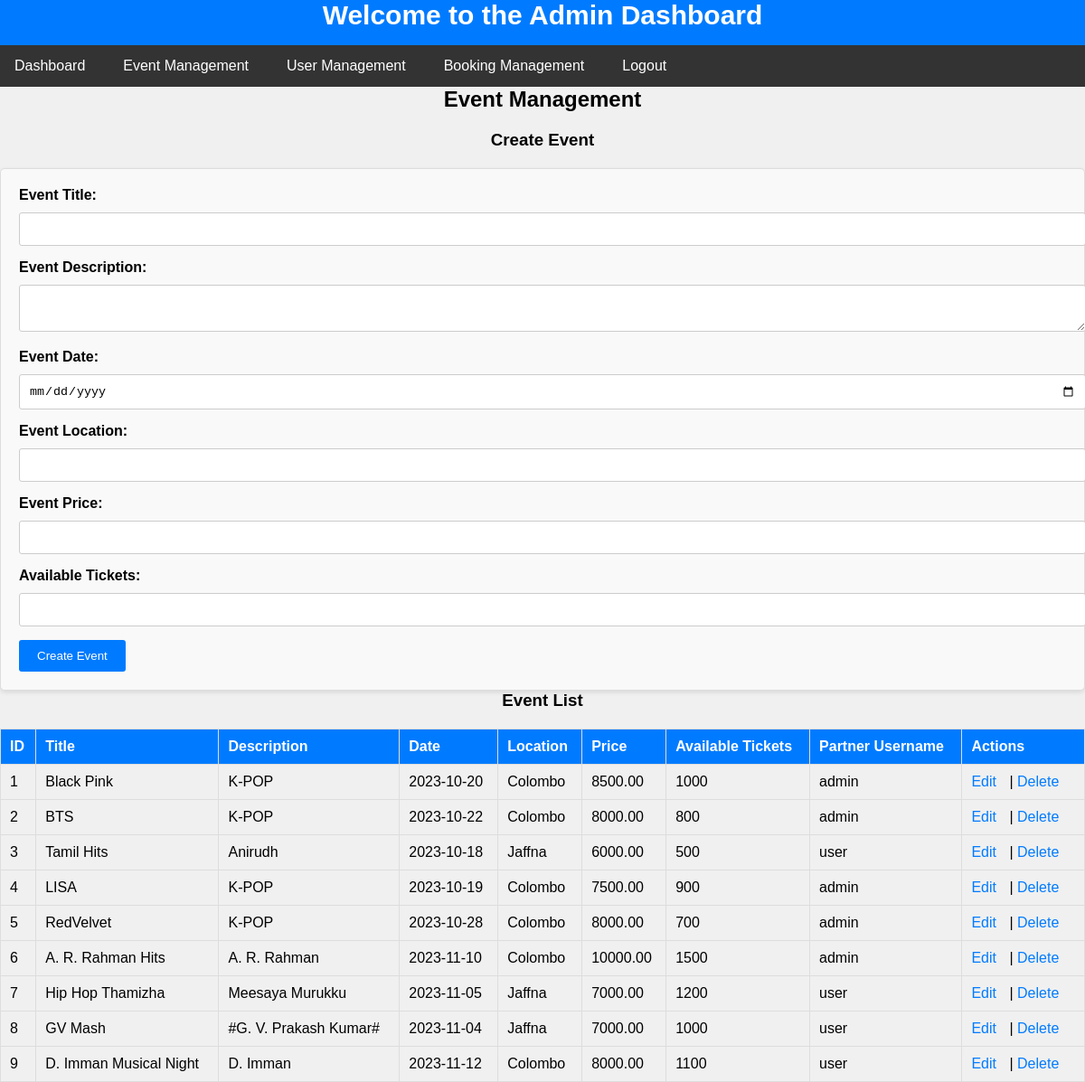
/event_management.php (signed in), run on the app's committed database.
### tables this page shows
CREATE TABLE `events` (
  `id` int(11) NOT NULL,
  `title` varchar(255) NOT NULL,
  `description` text NOT NULL,
  `date` date NOT NULL,
  `location` varchar(255) NOT NULL,
  `price` decimal(10,2) NOT NULL,
  `available_tickets` int(11) NOT NULL,
  `user_id` int(11) NOT NULL
);

CREATE TABLE `users` (
  `id` int(11) NOT NULL,
  `username` varchar(255) NOT NULL,
  `email` varchar(255) NOT NULL,
  `password` varchar(255) NOT NULL,
  `role` enum('admin','partner','customer') NOT NULL
);

### event_management.php (the view, shortened to what this page needs)
<?php
require_once('db_connection.php');
function fetchEventsWithUsernames($conn) {
    $sql = "SELECT e.id, e.title, e.description, e.date, e.location, e.price, e.available_tickets, u.username
            FROM events e
            JOIN users u ON e.user_id = u.id";
    $result = $conn->query($sql);
    $events = [];
    if ($result->num_rows > 0) {
        while ($row = $result->fetch_assoc()) {
            $events[] = $row;
        }
    }
    return $events;
}
$events = fetchEventsWithUsernames($conn);
?>
<!DOCTYPE html>
<html>
<head>
    <link rel="stylesheet" href="style_nav.css">
    <link rel="stylesheet" href="style_em.css">
</head>
<body>
<h2 class="dashboard-heading">Welcome to the Admin Dashboard</h2>
<nav class="main-menu">
    <ul>
        <li><a href="admin_dashboard.php">Dashboard</a></li>
        <li><a href="event_management.php">Event Management</a></li>
        <li><a href="user_management.php">User Management</a></li>
        <li><a href="admin_managebookings.php">Booking Management</a></li>
        <li><a href="logout.php">Logout</a></li>
    </ul>
</nav>
    <h2>Event Management</h2>
    <h3>Create Event</h3>
    <form method="POST" action="event_management.php">
        <label for="title">Event Title:</label>
        <input type="text" name="title" required><br>
        <label for="description">Event Description:</label>
        <textarea name="description" required></textarea><br>
        <label for="date">Event Date:</label>
        <input type="date" name="date" required><br>
        <label for="location">Event Location:</label>
        <input type="text" name="location" required><br>
        <label for="price">Event Price:</label>
        <input type="number" name="price" step="0.01" required><br>
        <label for="available_tickets">Available Tickets:</label>
        <input type="number" name="available_tickets" required><br>
        <input type="submit" name="create_event" value="Create Event">
    </form>
    <h3>Event List</h3>
    <table>
        <tr>
            <th>ID</th>
            <th>Title</th>
            <th>Description</th>
            <th>Date</th>
            <th>Location</th>
            <th>Price</th>
            <th>Available Tickets</th>
            <?php if ($_SESSION['role'] === 'admin') { ?>
                <th>Partner Username</th>
            <?php } ?>
            <th>Actions</th>
        </tr>
        <?php foreach ($events as $event) { ?>
            <tr>
                <td><?php echo $event['id']; ?></td>
                <td><?php echo $event['title']; ?></td>
                <td><?php echo $event['description']; ?></td>
                <td><?php echo $event['date']; ?></td>
                <td><?php echo $event['location']; ?></td>
                <td><?php echo $event['price']; ?></td>
                <td><?php echo $event['available_tickets']; ?></td>
                <?php if ($_SESSION['role'] === 'admin') { ?>
                    <td><?php echo $event['username']; ?></td>
                <?php } ?>
                <td>
                    <a href="event_management.php?edit_event=<?php echo $event['id']; ?>">Edit</a> |
                    <a href="event_management.php?delete_event=<?php echo $event['id']; ?>">Delete</a>
                </td>
            </tr>
        <?php } ?>
    </table>
</body>
</html>

### style_nav.css (style rules this page uses)
.dashboard-heading { font-size: 30px; color: #ffffff; margin-bottom: 0px; background-color: #007bff; text-align: center; height: 50px; margin-top: 0px; }
.main-menu { list-style-type: none; background-color: #333; overflow: hidden; }
.main-menu ul { list-style: none; padding: 0; margin: 0; text-align: right; }
.main-menu li { float: left; }
.main-menu a { display: block; color: #fff; text-align: center; padding: 14px 16px; text-decoration: none; }

### style_em.css (style rules this page uses)
body, ul, li, h1, h2, h3, p { margin: 0; padding: 0; }
body { font-family: Arial, sans-serif; background-color: #f0f0f0; }
h1, h2, h3 { text-align: center; margin-bottom: 20px; }
form { background-color: #f9f9f9; padding: 20px; border: 1px solid #ddd; border-radius: 5px; box-shadow: 0 2px 5px rgba(0, 0, 0, 0.1); }
label { display: block; font-weight: bold; margin-bottom: 10px; }
input[type="text"], input[type="date"], input[type="number"], textarea { width: 100%; padding: 10px; margin-bottom: 15px; border: 1px solid #ccc; border-radius: 3px; }
input[type="submit"] { background-color: #007BFF; color: #fff; padding: 10px 20px; border: none; border-radius: 3px; cursor: pointer; }
table { width: 100%; border-collapse: collapse; }
table, th, td { border: 1px solid #ddd; }
th, td { padding: 10px; text-align: left; }
th { background-color: #007BFF; color: #fff; }
a { text-decoration: none; color: #007BFF; margin-right: 10px; }

### data on the page
events: id "1", title "Black Pink", description "K-POP", date "2023-10-20", location "Colombo", price "8500.00", available_tickets "1000", user.username "admin"
events: id "2", title "BTS", description "K-POP", date "2023-10-22", location "Colombo", price "8000.00", available_tickets "800", user.username "admin"
events: id "3", title "Tamil Hits", description "Anirudh", date "2023-10-18", location "Jaffna", price "6000.00", available_tickets "500", user.username "user"
events: id "4", title "LISA", description "K-POP", date "2023-10-19", location "Colombo", price "7500.00", available_tickets "900", user.username "admin"
events: id "5", title "RedVelvet", description "K-POP", date "2023-10-28", location "Colombo", price "8000.00", available_tickets "700", user.username "admin"
events: id "6", title "A. R. Rahman Hits", description "A. R. Rahman", date "2023-11-10", location "Colombo", price "10000.00", available_tickets "1500", user.username "admin"
events: id "7", title "Hip Hop Thamizha", description "Meesaya Murukku", date "2023-11-05", location "Jaffna", price "7000.00", available_tickets "1200", user.username "user"
events: id "8", title "GV Mash", description "#G. V. Prakash Kumar#", date "2023-11-04", location "Jaffna", price "7000.00", available_tickets "1000", user.username "user"
events: id "9", title "D. Imman Musical Night", description "D. Imman", date "2023-11-12", location "Colombo", price "8000.00", available_tickets "1100", user.username "user"
